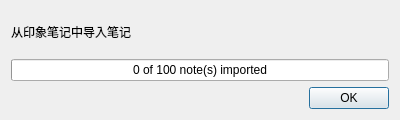
<?xml version="1.0" encoding="UTF-8"?>
<ui version="4.0">
 <class>ImportNoteDialog</class>
 <widget class="QDialog" name="ImportNoteDialog">
  <property name="geometry">
   <rect>
    <x>0</x>
    <y>0</y>
    <width>400</width>
    <height>120</height>
   </rect>
  </property>
  <property name="windowTitle">
   <string>
                Form
            </string>
  </property>
  <layout class="QVBoxLayout" name="verticalLayout">
   <item>
    <widget class="QLabel" name="label">
     <property name="text">
      <string>从印象笔记中导入笔记</string>
     </property>
    </widget>
   </item>
   <item>
    <widget class="QProgressBar" name="progressBar">
     <property name="value">
      <number>0</number>
     </property>
     <property name="format">
      <string>%v of %m note(s) imported</string>
     </property>
    </widget>
   </item>
   <item>
    <widget class="QDialogButtonBox" name="buttonBox">
     <property name="standardButtons">
      <set>QDialogButtonBox::Ok</set>
     </property>
    </widget>
   </item>
  </layout>
 </widget>
 <resources/>
 <connections>
  <connection>
   <sender>buttonBox</sender>
   <signal>accepted()</signal>
   <receiver>ImportNoteDialog</receiver>
   <slot>reject()</slot>
   <hints>
    <hint type="sourcelabel">
     <x>199</x>
     <y>99</y>
    </hint>
    <hint type="destinationlabel">
     <x>199</x>
     <y>59</y>
    </hint>
   </hints>
  </connection>
 </connections>
</ui>
